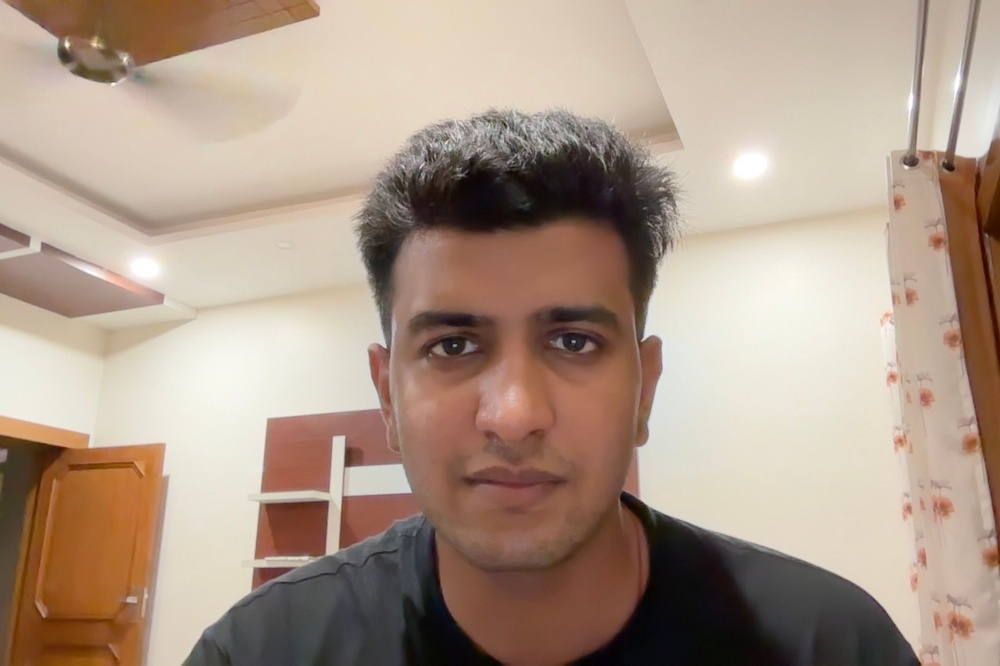
#> input picture app/known_faces/sam.jpg, 1000 x 666 px, shrunk from 1936 x 1290 before the run; its folder holds only this picture in this run
$ python -i face_utils.py   (imports and definitions only)
#> lines starting #> are read from the running program, lines starting #| are printed output that depends on the picture
#> further down, picture is the input picture: shape (666, 1000, 3); mean B, G, R 136.6, 152.7, 173.1
import cv2
import numpy as np
import os

# Load face detector
face_cascade = cv2.CascadeClassifier(cv2.data.haarcascades + "haarcascade_frontalface_default.xml")

# ORB feature detector
orb = cv2.ORB_create()

def crop_face(image):
    """Detect and crop the first face found."""
    gray = cv2.cvtColor(image, cv2.COLOR_BGR2GRAY)
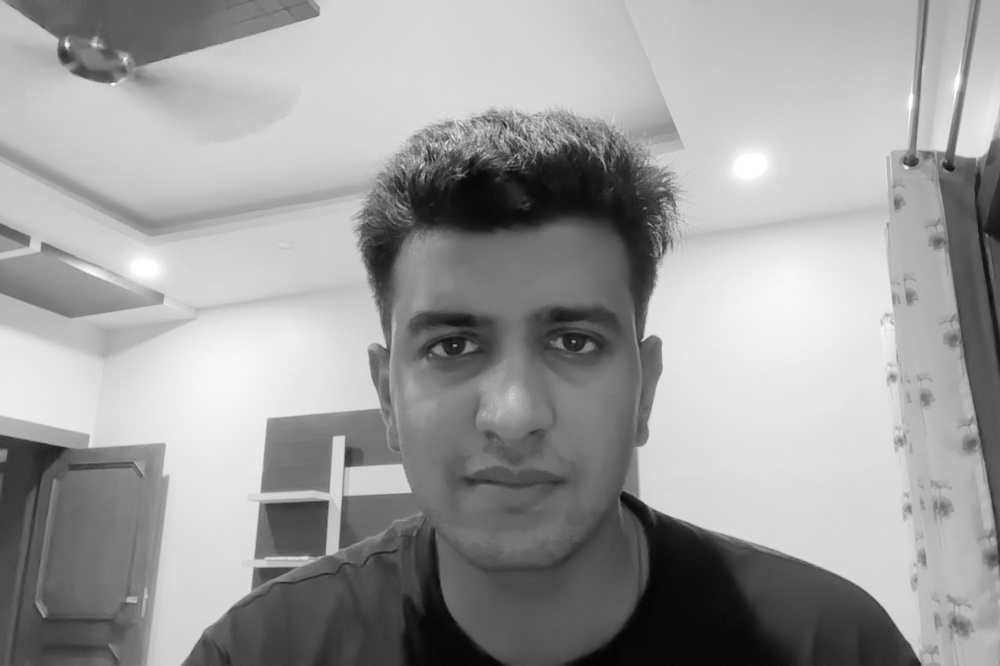
#> gray: shape (666, 1000); min 2, max 255, mean 157
    faces = face_cascade.detectMultiScale(gray, scaleFactor=1.1, minNeighbors=5)
#> faces = [[343, 218, 338, 338]]
    if len(faces) == 0:
        return None
    x, y, w, h = faces[0]
#> x = 343; y = 218; w = 338; h = 338
    return gray[y:y+h, x:x+w]
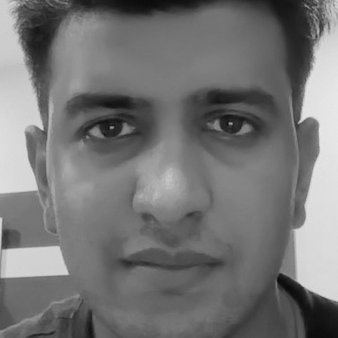
#> returned value: shape (338, 338); min 8, max 232, mean 116.6

def extract_descriptors(image):
    """Crop face and extract ORB descriptors."""
    face = crop_face(image)
    if face is None:
        return None, None
    keypoints, descriptors = orb.detectAndCompute(face, None)
#> keypoints = 197 keypoints; strongest (x, y, size): (231, 123, 31), (111, 127, 31), (300, 121, 37.2), (42, 128, 31)
    return keypoints, descriptors

def compare_faces(test_img: np.ndarray, threshold: int = 15) -> bool:
    """Compare test image with all faces in known_faces folder."""
    known_faces_dir = "app/known_faces"
    test_kp, test_des = extract_descriptors(test_img)

    if test_des is None:
        print("[WARN] No descriptors in test image")
        return False

    bf = cv2.BFMatcher(cv2.NORM_HAMMING)

    for filename in os.listdir(known_faces_dir):
        path = os.path.join(known_faces_dir, filename)
        known_img = cv2.imread(path)
        if known_img is None:
            print(f"[WARN] Failed to load {filename}")
            continue

        known_kp, known_des = extract_descriptors(known_img)
        if known_des is None:
            print(f"[WARN] No descriptors in {filename}")
            continue

        # Match descriptors
        matches = bf.knnMatch(known_des, test_des, k=2)
        good = [m for m, n in matches if m.distance < 0.75 * n.distance]

        print(f"[INFO] Matches with {filename}: {len(good)}")

        if len(good) > threshold:
            print(f"[INFO] {filename} matched successfully!")
            return True  # Found a match

    return False  # No match found

>>> import cv2
>>> picture = cv2.imread('known_faces/sam.jpg')
>>> result = extract_descriptors(picture)
